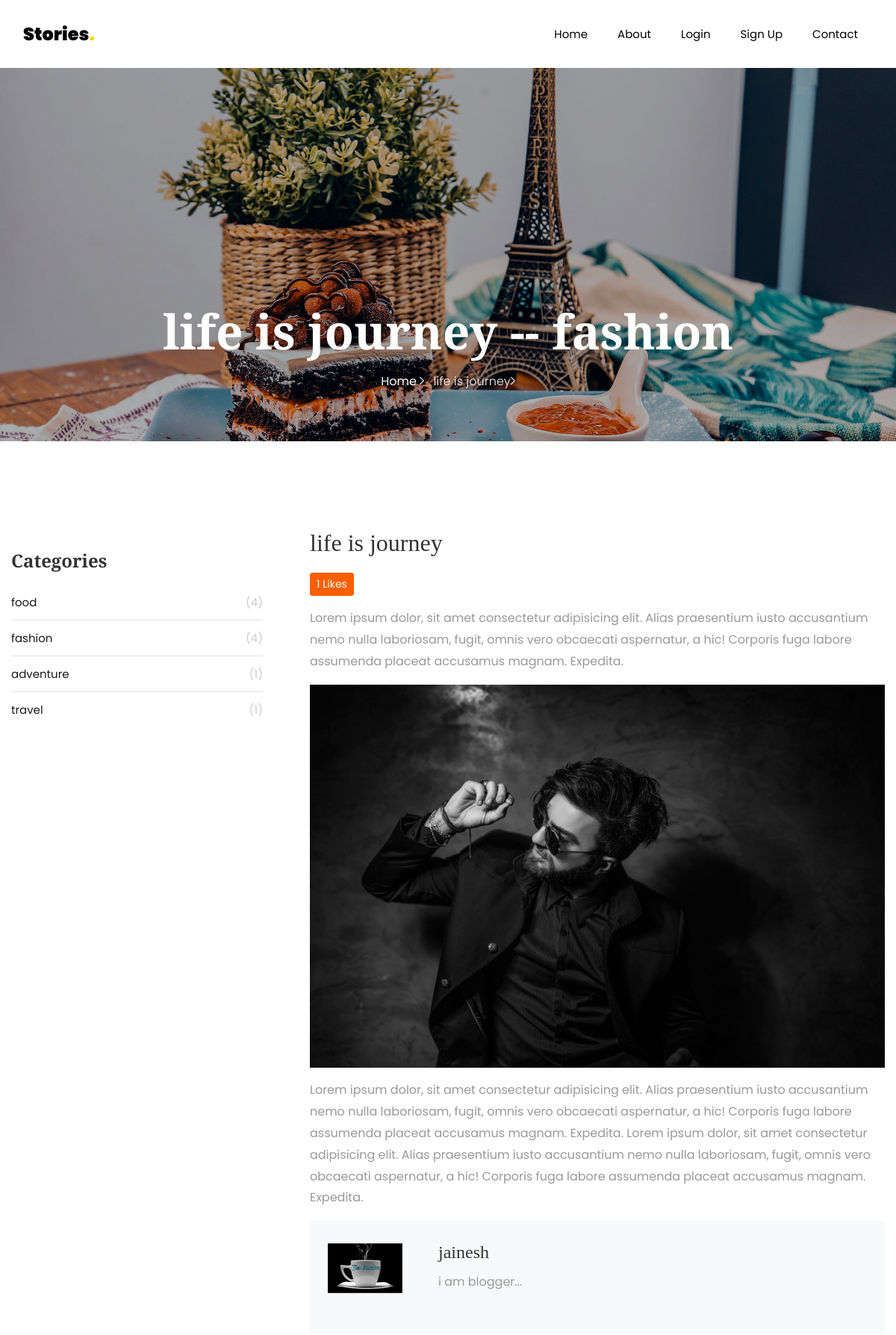
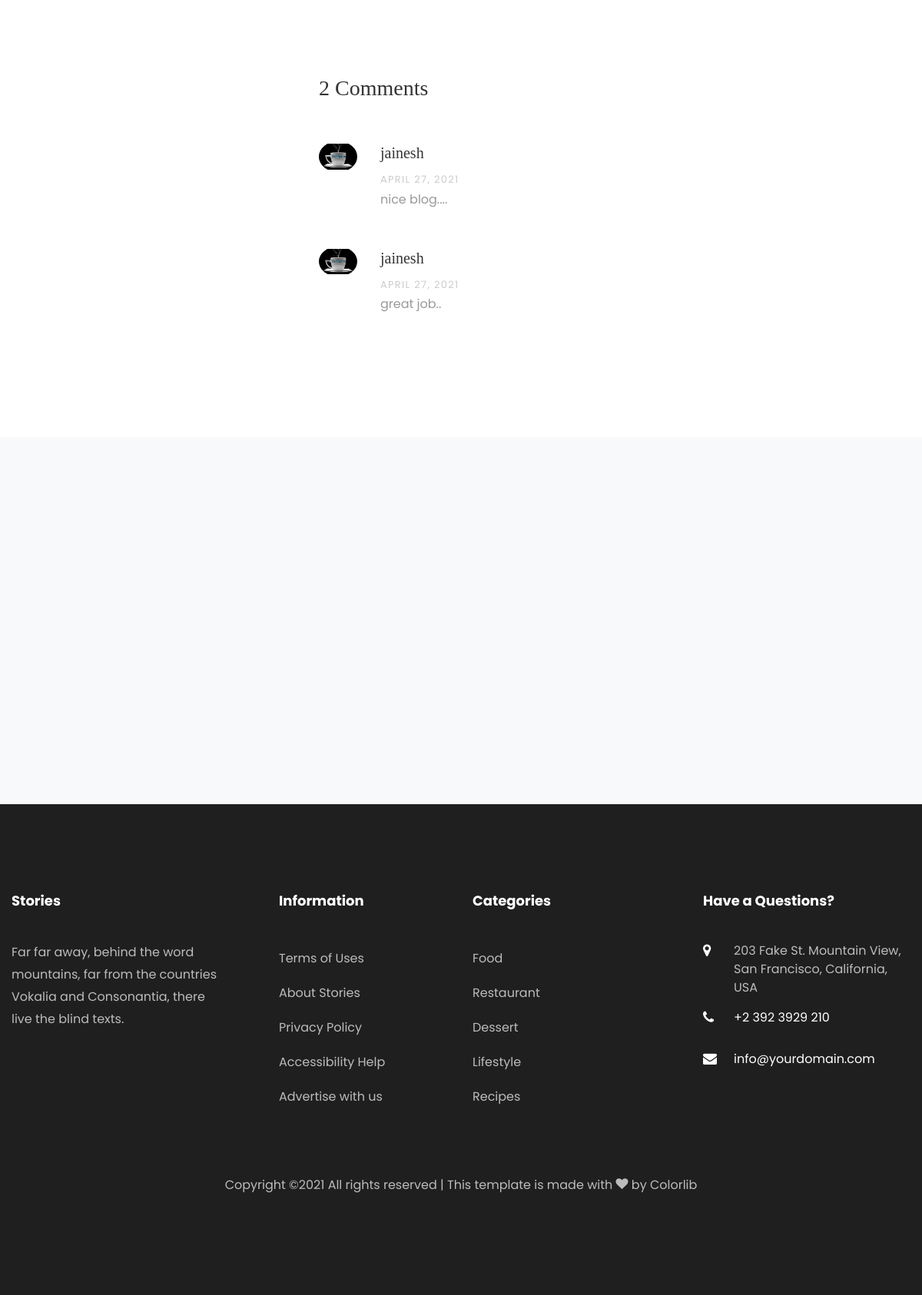
The app's page /blog_detail/1/ with its own data (2 pictures, top to bottom).
### blogapp/models.py (models this page shows, shortened)
class BlogModel(models.Model):
    category = models.ForeignKey(Category, on_delete=models.CASCADE, null=True)
    usr = models.ForeignKey(User, on_delete=models.CASCADE, null=True)
    title = models.CharField(max_length=100, null=True)
    short = models.TextField(null=True)
    long = models.TextField(null=True)
    image = models.FileField(null=True)
    date = models.DateField(null=True)

class Category(models.Model):
     name = models.CharField(max_length=100, null=True)

class UserDetail(models.Model):
    usr = models.ForeignKey(User,on_delete=models.CASCADE,null=True)
    userimage = models.FileField(null=True)
    aboutyou = models.TextField(null=True)

class CommentBLog(models.Model):
    blog = models.ForeignKey(BlogModel,on_delete=models.CASCADE,null=True)
    usr = models.ForeignKey(UserDetail,on_delete=models.CASCADE,null=True)
    comment = models.TextField(null=True)
    commentdate = models.DateField(null=True)

### blogapp/views.py (the view)
# urls.py: path('blog_detail/<int:bid>/', BlogDetail, name="detail"),
def BlogDetail(request, bid):
    blog = BlogModel.objects.get(id = bid)
    usrdetail = UserDetail.objects.get(usr = blog.usr)
    allcomments = CommentBLog.objects.filter(blog = blog)
    allcategory = Category.objects.all()
    d = { "blog":blog, "user":usrdetail, "allcategory":allcategory, "allcomments":allcomments }
    return render(request, 'single.html', d)

### blogapp/templates/single.html (shortened to what this page needs)
<html>
  <head>
  </head>
</html>
{% extends 'nav-footer.html'%}
	{% load static %}
	{% block sectionData %}
    <section class="hero-wrap hero-wrap-2" style="background-image: url({% static 'images/bg_4.jpg' %});">
      <div class="overlay"></div>
      <div class="container">
        <div class="row no-gutters slider-text align-items-end justify-content-center">
          <div class="col-md-9 ftco-animate pb-5 text-center">
            <h1 class="mb-3 bread">{{ blog.title}} -- {{ blog.category.name }}</h1>
            <p class="breadcrumbs"><span class="mr-2"><a href="{% url 'home' %}">Home <i class="ion-ios-arrow-forward"></i></a></span> <span>{{ blog.title }}<i class="ion-ios-arrow-forward"></i></span></p>
          </div>
        </div>
      </div>
    </section>
		<section class="ftco-section">
      <div class="container">
        <div class="row">
          <div class="col-lg-8 order-lg-last ftco-animate">
            <h2 class="mb-3">{{ blog.title }}</h2>
            <a href="{% url 'like' blog.id %}"><P><button style="color: orange;" class="btn btn-primary btn-sm">{{ blog.likeblog_set.count }} Likes</button></P></a>
            <p>{{ blog.short }}</p>
            <p>
              <img src="{{ blog.image.url }}" alt="" class="img-fluid">
            </p>
            <p>{{ blog.long }}</p>
            <div class="about-author d-flex p-4 bg-light">
              <div class="bio mr-5">
                <img src="{{ user.userimage.url }}" alt="Image placeholder" class="img-fluid mb-4" height="100px" width="100px">
              </div>
              <div class="desc">
                <h3>{{ blog.usr.first_name }}</h3>
                <p>{{ user.aboutyou }}</p>
              </div>
            </div>
            <div class="pt-5 mt-5">
              <h3 class="mb-5">{{ blog.commentblog_set.count }} Comments</h3>
              <ul class="comment-list">
                {% for i in allcomments %}
                <li class="comment">
                  <div class="vcard bio">
                    <img src="{{ i.usr.userimage.url }}" alt="Image placeholder">
                  </div>
                  <div class="comment-body">
                    <h3>{{ i.usr.usr.first_name }}</h3>
                    <div class="meta">{{ i.commentdate }}</div>
                    <p>{{ i.comment }}</p>
                  </div>
                </li>
                {% endfor %}
              </ul>
            </div>
          </div>
          <div class="col-lg-4 sidebar pr-lg-5 ftco-animate">
            <div class="sidebar-box ftco-animate">
              <ul class="categories">
                <h3 class="heading mb-4">Categories</h3>
                {% for i in allcategory %}
                <li><a href="{% url 'cateblog' i.id %}">{{ i.name }}<span>({{ i.blogmodel_set.count }})</span></a></li>
                {% endfor %}
              </ul>
            </div>
          </div>
        </div>
      </div>
    </section>
		<section class="ftco-subscribe ftco-section bg-light">
      <div class="overlay">
        <div class="container">
          <div class="row d-flex justify-content-center">
          </div>
        </div>
      </div>
    </section>
{% endblock %}

### records on screen
BlogModel: title "life is journey", category.name "fashion", likeblog_set.count "1", short "Lorem ipsum dolor, sit amet consectetur adipisicing elit. Alias praesentium iusto accusantium nemo nulla laboriosam, fugit, omnis vero obcaecati aspernatur, a hic! Corporis fuga labore assumenda placeat accusamus magnam. Expedita.", image (picture), long "Lorem ipsum dolor, sit amet consectetur adipisicing elit. Alias praesentium iusto accusantium nemo nulla laboriosam, fugit, omnis vero obcaecati aspernatur, a hic! Corporis fuga labore assumenda placeat accusamus magnam. Expedita. Lorem ipsum dolor, sit amet consectetur adipisicing elit. Alias praesentium iusto accusantium nemo nulla laboriosam, fugit, omnis vero obcaecati aspernatur, a hic! Corporis fuga labore assumenda placeat accusamus magnam. Expedita.", usr.first_name "jainesh", commentblog_set.count "2"
UserDetail: userimage (picture), aboutyou "i am blogger..."
CommentBLog: usr.userimage (picture), usr.usr.first_name "jainesh", commentdate "APRIL 27, 2021", comment "nice blog...."
CommentBLog: usr.userimage (picture), usr.usr.first_name "jainesh", commentdate "APRIL 27, 2021", comment "great job.."
Category: name "food", blogmodel_set.count "4"
Category: name "fashion", blogmodel_set.count "4"
Category: name "adventure", blogmodel_set.count "1"
Category: name "travel", blogmodel_set.count "1"
